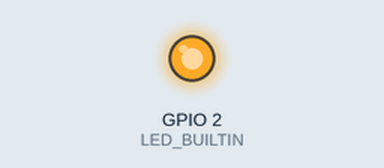
Recording of a sketch running on a simulated ESP8266 (NodeMCU). On the bench: output pins drawn as LEDs (lit = HIGH, except the on-board LED, lit = LOW). WiFi joins after 1.5 s; servers stay silent unless stated; what the sketch prints to the serial monitor is not drawn.

Above: at 3.0 s.
At 4.5 s:
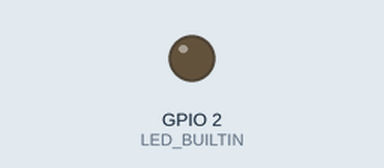
Timing chart, 0 to 9.3 s (numbered marks = the images above):
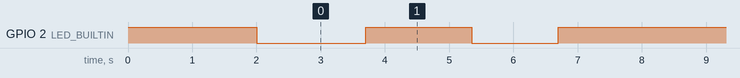

The sketch:

esp8266_bridge_car2.ino
```cpp
#include <ESP8266WiFi.h>
#include <WiFiClient.h>

const char* ssid = "S25_FE_user";
const char* password = "nmcw44ecvdcizs5";

const char* serverHost = "10.165.187.4";
const uint16_t serverPort = 5001;

// Для первой машинки оставь "car1".
// Для второй машинки перед прошивкой поменяй на "car2".
const char* carId = "car2";

WiFiClient client;
unsigned long lastReconnect = 0;
unsigned long lastHeartbeat = 0;
const unsigned long RECONNECT_INTERVAL = 5000;
const unsigned long HEARTBEAT_INTERVAL = 10000;

String serialBuffer = "";
String tcpBuffer = "";

void requestCapabilitiesFromArduino();

void setup() {
  Serial.begin(115200);
  pinMode(LED_BUILTIN, OUTPUT);
  digitalWrite(LED_BUILTIN, HIGH);

  delay(500);

  WiFi.begin(ssid, password);
  int attempts = 0;
  while (WiFi.status() != WL_CONNECTED && attempts < 30) {
    delay(500);
    attempts++;
  }

  if (WiFi.status() == WL_CONNECTED) {
    digitalWrite(LED_BUILTIN, LOW);
  }

  connectToServer();
}

void loop() {
  if (!client.connected()) {
    digitalWrite(LED_BUILTIN, HIGH);
    if (millis() - lastReconnect > RECONNECT_INTERVAL) {
      connectToServer();
      lastReconnect = millis();
    }
  } else {
    digitalWrite(LED_BUILTIN, LOW);

    if (millis() - lastHeartbeat > HEARTBEAT_INTERVAL) {
      client.print("{\"type\":\"heartbeat\",\"car_id\":\"");
      client.print(carId);
      client.println("\"}");
      lastHeartbeat = millis();
    }

    while (client.available() > 0) {
      char c = (char)client.read();
      if (c == '\n') {
        tcpBuffer.trim();
        if (tcpBuffer.length() > 0) {
          Serial.println(tcpBuffer);
        }
        tcpBuffer = "";
      } else if (c != '\r') {
        tcpBuffer += c;
      }
    }
  }

  while (Serial.available() > 0) {
    char c = (char)Serial.read();
    if (c == '\n') {
      serialBuffer.trim();
      if (serialBuffer.length() > 0 && client.connected()) {
        client.println(serialBuffer);
      }
      serialBuffer = "";
    } else if (c != '\r') {
      serialBuffer += c;
    }
  }

  delay(1);
}

void connectToServer() {
  if (WiFi.status() != WL_CONNECTED) {
    return;
  }

  if (client.connected()) {
    client.stop();
  }

  if (client.connect(serverHost, serverPort)) {
    lastHeartbeat = millis();
    client.print("{\"type\":\"hello\",\"device\":\"esp8266\",\"car_id\":\"");
    client.print(carId);
    client.println("\"}");

    // После подключения сразу просим Arduino повторно отправить список команд.
    // Это исправляет ситуацию, когда Arduino отправила capabilities при старте,
    // но ESP ещё не была подключена к серверу.
    delay(150);
    requestCapabilitiesFromArduino();
  }
}

void requestCapabilitiesFromArduino() {
  Serial.println("{\"cmd\":\"get_capabilities\",\"command_id\":\"esp_startup_capabilities\"}");
}
```

Measured:
- by itself, GPIO 2 (LED_BUILTIN): goes LOW 1.7 s, HIGH 1.7 s, 23 × (LOW 1.3 s, HIGH 4.0 s), LOW 1.3 s, then HIGH
